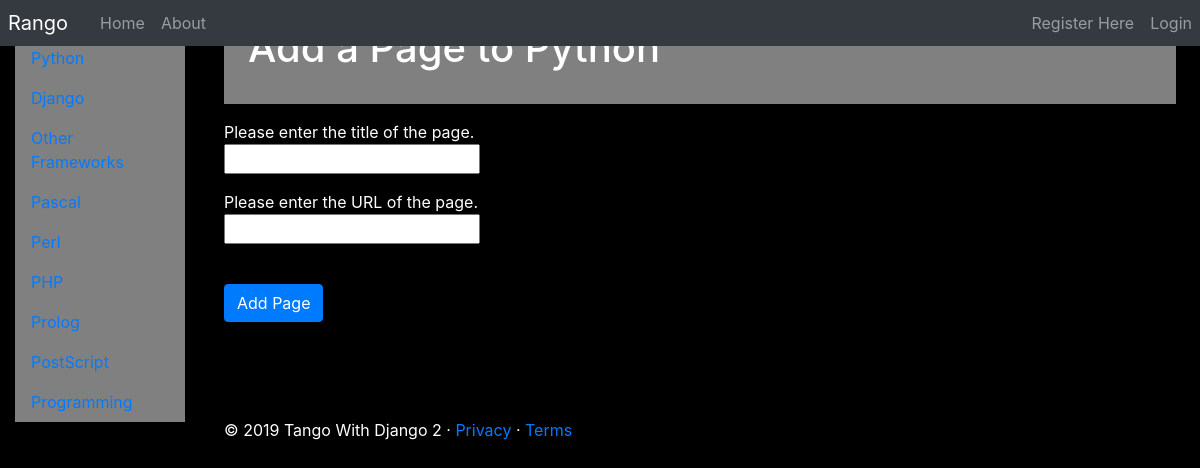
/rango/category/python/add_page/, run on the app's committed database.
### rango/models.py (models this page shows, shortened)
class Category(models.Model):
    name = models.CharField(max_length=128, unique=True)
    views = models.IntegerField(default=0)
    likes = models.IntegerField(default=0)
    slug = models.SlugField(unique=True)
    class Meta:
        verbose_name_plural = 'Categories'

### rango/views.py (the view, shortened to what this page needs)
# urls.py: path('category/<slug:category_name_slug>/add_page/', views.add_page, name='add_page'),
def add_page(request, category_name_slug):
    try:
        category = Category.objects.get(slug=category_name_slug)
    except Category.DoesNotExist:
        category = None
    form = PageForm()
    context_dict = {'form': form, 'category': category}
    return render(request, 'rango/add_page.html', context_dict)

### rango/forms.py (shortened to what this page needs)
class PageForm(forms.ModelForm):
    title = forms.CharField(max_length = 128,
                            help_text = "Please enter the title of the page.")
    url = forms.URLField(max_length = 200,
                            help_text = "Please enter the URL of the page.")
    views = forms.IntegerField(widget = forms.HiddenInput(), initial = 0)
    first_visit = forms.DateTimeField(widget = forms.HiddenInput(), initial = now())
    last_visit = forms.DateTimeField(widget = forms.HiddenInput(), initial = now())
    class Meta:
        model = Page
        exclude = ('category',)

### rango/templatetags/rango_template_tags.py (called while the page is built)
@register.inclusion_tag('rango/cats.html')
def get_category_list(cat = None):
    return {'cats': Category.objects.all(),
            'act_cat': cat}

### templates/rango/add_page.html (shortened to what this page needs)
{% extends 'rango/base.html' %}
{% load staticfiles %}
{% block body_block %}
    <div class="jumbotron-heading p-4 mb-3">
        <h1 class="jumbotron-heading">Add a Page to {{category.name}}</h1>
    </div>
    <div class="container">
        <div class="row">
        <form role="form" id="page_form" method="post" action="{% url 'rango:add_page' category.slug %}">
            {% for field in form.visible_fields %}
                {{ field.help_text }}<br />
                {{ field }} <br/>
                        <div class="p-2"></div>
            {% endfor %}
            <br />
            <button class="btn btn-primary" type="submit" name="submit">
                Add Page
            </button>
                <div class="p-5"></div>
        </form>
        </div>
    </div>
{% endblock %}

### templates/rango/cats.html (shortened to what this page needs)
<ul class="nav flex-column">
  {% if cats %}
      {% for c in cats %}
      {% if c == act_cat %}
          <li class="nav-item">
              <a class="nav-link active" href="{% url 'rango:show_category' c.slug %}">
              {{ c.name }}</a>
          </li>
      {% else %}
          <li class="nav-item">
              <a class="nav-link" href="{% url 'rango:show_category' c.slug %}">
              {{ c.name }}</a>
          </li>
      {% endif %}
      {% endfor %}
  {% else %}
      <li class="nav-item">No Categories Yet!</li>
  {% endif %}
</ul>

### templates/rango/base.html (style rules this page uses)
body { background-color: black; color: white; }
.jumbotron-heading { background-color: #808080; color: white; }

### data on the page
Category: name "Python"
Category: name "Django"
Category: name "Other Frameworks"
Category: name "Pascal"
Category: name "Perl"
Category: name "PHP"
Category: name "Prolog"
Category: name "PostScript"
Category: name "Programming"

### other printed values
{{ field.help_text }} "Please enter the title of the page." "Please enter the URL of the page."
